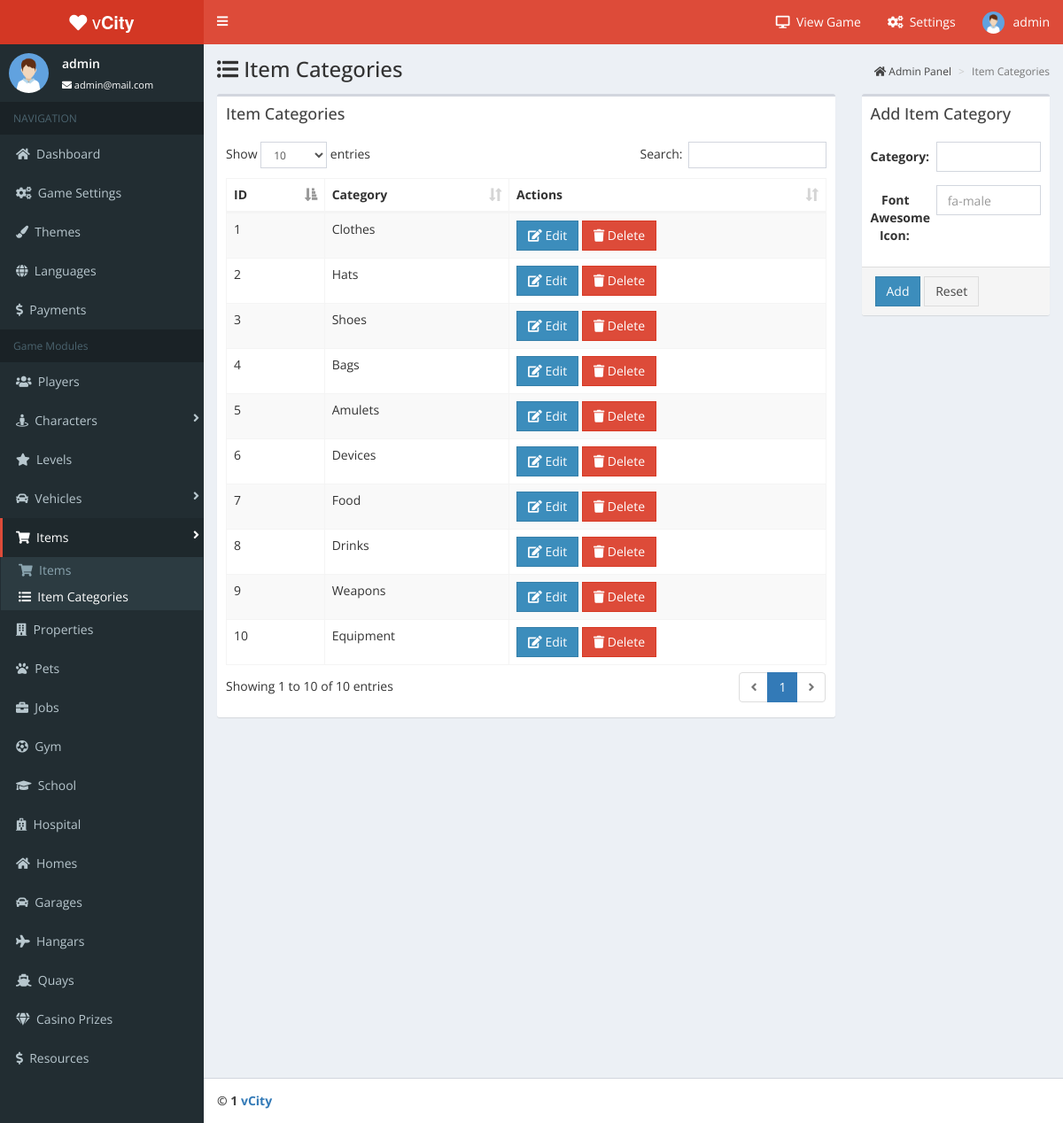
Page /admin/item-categories.php (signed in) on the committed database.
### tables this page shows
CREATE TABLE `players` (
  `id` int(11) NOT NULL,
  `username` varchar(255) NOT NULL,
  `password` varchar(255) NOT NULL,
  `email` varchar(255) NOT NULL,
  `avatar` varchar(255) NOT NULL DEFAULT 'images/icons/default-avatar.jpg',
  `role` varchar(255) NOT NULL DEFAULT 'Player',
  `level` int(11) NOT NULL DEFAULT '1',
  `money` int(11) NOT NULL DEFAULT '1500',
  `gold` int(11) NOT NULL DEFAULT '20',
  `diamond` int(11) NOT NULL DEFAULT '0',
  `respect` int(11) NOT NULL DEFAULT '0',
  `health` int(11) NOT NULL DEFAULT '100',
  `energy` int(11) NOT NULL DEFAULT '100',
  `power` int(11) NOT NULL DEFAULT '0',
  `agility` int(11) NOT NULL DEFAULT '0',
  `endurance` int(11) NOT NULL DEFAULT '0',
  `intelligence` int(11) NOT NULL DEFAULT '0',
  `character_id` int(11) NOT NULL DEFAULT '0',
  `home_id` int(11) NOT NULL DEFAULT '1',
  `garage_id` int(11) NOT NULL DEFAULT '0',
  `hangar_id` int(11) NOT NULL DEFAULT '0',
  `quay_id` int(11) NOT NULL DEFAULT '0',
  `bank` int(11) NOT NULL DEFAULT '0',
  `spins` int(11) NOT NULL DEFAULT '2',
  `theme` int(11) NOT NULL DEFAULT '1',
  `language` varchar(255) NOT NULL,
  `timeonline` varchar(255) NOT NULL
);

CREATE TABLE `item_categories` (
  `id` int(11) NOT NULL,
  `category` varchar(255) NOT NULL,
  `fa_icon` varchar(255) NOT NULL
);

### admin/item-categories.php (the view, shortened to what this page needs)
<?php
require("core.php");
head();
?>
<div class="content-wrapper">
			<div id="content-container">
				<section class="content-header">
    			  <h1><i class="fas fa-list-ul"></i> Item Categories</h1>
    			  <ol class="breadcrumb">
   			         <li><a href="dashboard.php"><i class="fas fa-home"></i> Admin Panel</a></li>
    			     <li class="active">Item Categories</li>
    			  </ol>
    			</section>
				<section class="content">
                <div class="row">
				<div class="col-md-9">
				    <div class="box">
						<div class="box-header">
							<h3 class="box-title">Item Categories</h3>
						</div>
						<div class="box-body">
<table id="dt-basic" class="table table-striped table-bordered table-hover" cellspacing="0" width="100%">
									<thead>
										<tr>
											<th>ID</th>
											<th>Category</th>
											<th>Actions</th>
										</tr>
									</thead>
									<tbody>
<?php
$query = mysqli_query($connect, "SELECT * FROM `item_categories`");
while ($row = mysqli_fetch_assoc($query)) {
    echo '
										<tr>
											<td>' . $row['id'] . '</td>
                                            <td>' . $row['category'] . '</td>
											<td>
                                            <a href="?edit-id=' . $row['id'] . '" class="btn btn-flat btn-flat btn-primary"><i class="fas fa-edit"></i> Edit</a>
                                            <a href="?delete-id=' . $row['id'] . '" class="btn btn-flat btn-flat btn-danger"><i class="fas fa-trash"></i> Delete</a>
											</td>
										</tr>
';
}
?>
									</tbody>
								</table>
                        </div>
                     </div>
                </div>
				<div class="col-md-3">
<form class="form-horizontal" action="" method="post">
				     <div class="box">
						<div class="box-header">
							<h3 class="box-title">Add Item Category</h3>
						</div>
				        <div class="box-body">
								<div class="form-group">
											<label class="col-sm-4 control-label">Category: </label>
											<div class="col-sm-8">
												<input type="text" name="category" class="form-control" required>
											</div>
							    </div>
								<div class="form-group">
											<label class="col-sm-4 control-label">Font Awesome Icon: </label>
											<div class="col-sm-8">
												<input type="text" name="fa-icon" class="form-control" placeholder="fa-male" required>
											</div>
								</div>
                        </div>
                        <div class="panel-footer">
							<button class="btn btn-flat btn-primary" name="add" type="submit">Add</button>
							<button type="reset" class="btn btn-flat btn-default">Reset</button>
				        </div>
				     </div>
</form>
				</div>
				</div>
				</div>
			</div>
<?php
footer();
?>

### admin/core.php (shortened to what this page needs)
<?php
function head()
{
    include '../config.php';
?>
<!DOCTYPE html>
<html>
<head>
    <link href="https://maxcdn.bootstrapcdn.com/bootstrap/3.3.7/css/bootstrap.min.css" rel="stylesheet">
    <link rel="stylesheet" href="assets/css/red-skin.min.css">
    <link href="https://use.fontawesome.com/releases/v5.0.6/css/all.css" rel="stylesheet">
    <link href="assets/css/admin.min.css" rel="stylesheet">
    <link href="assets/plugins/datatables/datatables.min.css" rel="stylesheet">
    <link href="assets/plugins/datepicker/datepicker.min.css" rel="stylesheet">
</head>
<body class="hold-transition skin-red sidebar-mini" onload="startTime()">
<div class="wrapper">
  <header class="main-header">
    <a href="dashboard.php" class="logo">
      <span class="logo-lg"><i class="fas fa-heart"></i> v<strong>City</strong></span>
    </a>
    <nav class="navbar navbar-static-top">
      <a href="#" class="sidebar-toggle" data-toggle="push-menu" role="button">
	    <i class="fas fa-bars"></i>
      </a>
      <div class="navbar-custom-menu">
        <ul class="nav navbar-nav">
          <li>
             <a href="../" target="_blank">
			 <span><i class="fas fa-desktop"></i>&nbsp;&nbsp;View Game</span>
			 </a>
          </li>
          <li>
             <a href="game-settings.php"><span><i class="fas fa-cogs"></i>&nbsp;&nbsp;Settings</span></a>
          </li>
<?php
    $uname = $_SESSION['username'];
    $suser = mysqli_query($connect, "SELECT * FROM `players` WHERE username='$uname' AND role='Admin'");
    $urow  = mysqli_fetch_array($suser);
?>
          <li class="dropdown user user-menu">
            <a href="#" class="dropdown-toggle" data-toggle="dropdown">
              <img src="assets/img/avatar.png" class="user-image" alt="Admin Image">
              <span class="hidden-xs"><?php
    echo $_SESSION['username'];
?></span>
            </a>
          </li>
        </ul>
      </div>
    </nav>
  </header>
  <aside class="main-sidebar">
    <section class="sidebar">
      <div class="user-panel">
        <div class="pull-left image">
          <img src="assets/img/avatar.png" class="img-circle" alt="User Image">
        </div>
        <div class="pull-left info">
          <p><?php
    echo $_SESSION['username'];
?></p>
          <a href="#"><i class="fas fa-envelope"></i> <?php
    echo $urow['email'];
?></a>
        </div>
      </div>
      <ul class="sidebar-menu" data-widget="tree">
        <li class="header">NAVIGATION</li>
        <li <?php
    if (basename($_SERVER['SCRIPT_NAME']) == 'dashboard.php') {
        echo 'class="active"';
    }
?>>
           <a href="dashboard.php">
              <i class="fas fa-home"></i>&nbsp; <span>Dashboard</span>
           </a>
        </li>
        <li <?php
    if (basename($_SERVER['SCRIPT_NAME']) == 'game-settings.php') {
        echo 'class="active"';
    }
?>>
           <a href="game-settings.php">
              <i class="fas fa-cogs"></i>&nbsp; <span>Game Settings</span>
           </a>
        </li>
        <li <?php
    if (basename($_SERVER['SCRIPT_NAME']) == 'themes.php') {
        echo 'class="active"';
    }
?>>
           <a href="themes.php">
              <i class="fas fa-paint-brush"></i>&nbsp; <span>Themes</span>
           </a>
        </li>
        <li <?php
    if (basename($_SERVER['SCRIPT_NAME']) == 'languages.php') {
        echo 'class="active"';
    }
?>>
           <a href="languages.php">
              <i class="fas fa-globe"></i>&nbsp; <span>Languages</span>
           </a>
        </li>
        <li <?php
    if (basename($_SERVER['SCRIPT_NAME']) == 'payments.php') {
        echo 'class="active"';
    }
?>>
           <a href="payments.php">
              <i class="fas fa-dollar-sign"></i>&nbsp; <span>Payments</span>
           </a>
        </li>
		<li class="header">Game Modules</li>
        <li <?php
    if (basename($_SERVER['SCRIPT_NAME']) == 'players.php') {
        echo 'class="active"';
    }
?>>
           <a href="players.php">
              <i class="fas fa-users"></i>&nbsp; <span>Players</span>
           </a>
        </li>
        <li class="treeview  <?php
    if (basename($_SERVER['SCRIPT_NAME']) == 'characters.php' OR basename($_SERVER['SCRIPT_NAME']) == 'character-categories.php') {
        echo 'active';
    }
?>">
           <a href="#">
              <i class="fas fa-street-view"></i>&nbsp; <span>Characters</span> <i class="fas fa-angle-right pull-right"></i>
           </a>
        </li>
        <li <?php
    if (basename($_SERVER['SCRIPT_NAME']) == 'levels.php') {
        echo 'class="active"';
    }
?>>
           <a href="levels.php">
              <i class="fas fa-star"></i>&nbsp; <span>Levels</span>
           </a>
        </li>
        <li class="treeview  <?php
    if (basename($_SERVER['SCRIPT_NAME']) == 'vehicles.php' OR basename($_SERVER['SCRIPT_NAME']) == 'vehicle-categories.php') {
        echo 'active';
    }
?>">
           <a href="#">
              <i class="fas fa-car"></i>&nbsp; <span>Vehicles</span> <i class="fas fa-angle-right pull-right"></i>
           </a>
        </li>
        <li class="treeview  <?php
    if (basename($_SERVER['SCRIPT_NAME']) == 'items.php' OR basename($_SERVER['SCRIPT_NAME']) == 'item-categories.php') {
        echo 'active';
    }
?>">
           <a href="#">
              <i class="fas fa-shopping-cart"></i>&nbsp; <span>Items</span> <i class="fas fa-angle-right pull-right"></i>
           </a>
           <ul class="treeview-menu">
               <li <?php
    if (basename($_SERVER['SCRIPT_NAME']) == 'items.php') {
        echo 'class="active"';
    }
?>><a href="items.php"><i class="fas fa-shopping-cart"></i>&nbsp; Items</a></li>
               <li <?php
    if (basename($_SERVER['SCRIPT_NAME']) == 'item-categories.php') {
        echo 'class="active"';
    }
?>><a href="item-categories.php"><i class="fas fa-list-ul"></i>&nbsp; Item Categories</a></li>
           </ul>
        </li>
		<li <?php
    if (basename($_SERVER['SCRIPT_NAME']) == 'properties.php') {
        echo 'class="active"';
    }
?>>
           <a href="properties.php">
              <i class="fas fa-building"></i>&nbsp; <span>Properties</span>
           </a>
        </li>
        <li <?php
    if (basename($_SERVER['SCRIPT_NAME']) == 'pets.php') {
        echo 'class="active"';
    }
?>>
           <a href="pets.php">
              <i class="fas fa-paw"></i>&nbsp; <span>Pets</span>
           </a>
        </li>
		<li <?php
    if (basename($_SERVER['SCRIPT_NAME']) == 'jobs.php') {
        echo 'class="active"';
    }
?>>
           <a href="jobs.php">
              <i class="fas fa-briefcase"></i>&nbsp; <span>Jobs</span>
           </a>
        </li>
		<li <?php
    if (basename($_SERVER['SCRIPT_NAME']) == 'gym.php') {
        echo 'class="active"';
    }
?>>
           <a href="gym.php">
              <i class="fas fa-futbol"></i>&nbsp; <span>Gym</span>
           </a>
        </li>
		<li <?php
    if (basename($_SERVER['SCRIPT_NAME']) == 'school.php') {
        echo 'class="active"';
    }
?>>
           <a href="school.php">
              <i class="fas fa-graduation-cap"></i>&nbsp; <span>School</span>
           </a>
        </li>
		<li <?php
    if (basename($_SERVER['SCRIPT_NAME']) == 'hospital.php') {
        echo 'class="active"';
    }
?>>
           <a href="hospital.php">
              <i class="fas fa-hospital"></i>&nbsp; <span>Hospital</span>
           </a>
        </li>
		<li <?php
    if (basename($_SERVER['SCRIPT_NAME']) == 'homes.php') {
        echo 'class="active"';
    }
?>>
           <a href="homes.php">
              <i class="fas fa-home"></i>&nbsp; <span>Homes</span>
           </a>
        </li>
		<li <?php
    if (basename($_SERVER['SCRIPT_NAME']) == 'garages.php') {
        echo 'class="active"';
    }
?>>
           <a href="garages.php">
              <i class="fas fa-car"></i>&nbsp; <span>Garages</span>
           </a>
        </li>
		<li <?php
    if (basename($_SERVER['SCRIPT_NAME']) == 'hangars.php') {
        echo 'class="active"';
    }
?>>
           <a href="hangars.php">
              <i class="fas fa-plane"></i>&nbsp; <span>Hangars</span>
           </a>
        </li>
		<li <?php
    if (basename($_SERVER['SCRIPT_NAME']) == 'quays.php') {
        echo 'class="active"';
    }
?>>
           <a href="quays.php">
              <i class="fas fa-ship"></i>&nbsp; <span>Quays</span>
           </a>
        </li>
		<li <?php
    if (basename($_SERVER['SCRIPT_NAME']) == 'casino-prizes.php') {
        echo 'class="active"';
    }
?>>
           <a href="casino-prizes.php">
              <i class="fas fa-gem"></i>&nbsp; <span>Casino Prizes</span>
           </a>
        </li>
		<li <?php
    if (basename($_SERVER['SCRIPT_NAME']) == 'resources.php') {
        echo 'class="active"';
    }
?>>
           <a href="resources.php">
              <i class="fas fa-dollar-sign"></i>&nbsp; <span>Resources</span>
           </a>
        </li>
      </ul>
    </section>
  </aside>
<?php
}
function footer()
{
?>
<footer class="main-footer">
    <strong>&copy; <?php
    echo date_default_timezone_set("Asia/Jakarta");
?> <a href="https://codecanyon.net/user/antonov_web?ref=Antonov_WEB" target="_blank">vCity</a></strong>
</footer>
</div>
</body>
</html>
<?php
}
?>

### rows in the picture
players: email "admin@mail.com"
item_categories: id "1", category "Clothes"
item_categories: id "2", category "Hats"
item_categories: id "3", category "Shoes"
item_categories: id "4", category "Bags"
item_categories: id "5", category "Amulets"
item_categories: id "6", category "Devices"
item_categories: id "7", category "Food"
item_categories: id "8", category "Drinks"
item_categories: id "9", category "Weapons"
item_categories: id "10", category "Equipment"

### other values in the picture
$_SESSION['username'] "admin"
date_default_timezone_set("Asia/Jakarta") "1"
